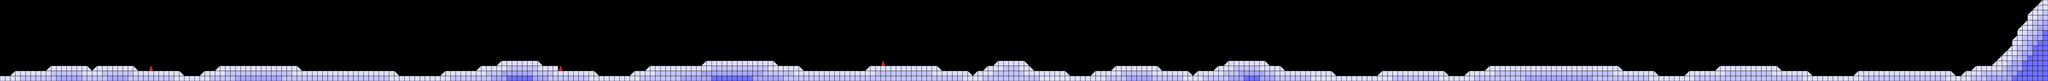

Below is a game level as drawn by its tile map, then a one-line description and the .tmx that defines it (tile-layer data replaced by summaries):
An orthogonal 400x16 tile map with 32x32 px tiles, 1 tile layer (layer_1) and 75 objects (53x battery, 14x enemy, 3x event, 3x spawner, 2x emitter).

<map version="1.10" tiledversion="1.11.2" orientation="orthogonal" renderorder="right-down" width="400" height="16" tilewidth="32" tileheight="32" infinite="0" nextlayerid="3" nextobjectid="112">
 <editorsettings>
  <export target="stage_3.json" format="json" />
 </editorsettings>
 <tileset firstgid="1" name="bg_tileset" tilewidth="32" tileheight="32" tilecount="256" columns="16">
  <image source="../images/bg_tileset.png" trans="000000" width="512" height="512" />
  <tile id="40">
   <properties>
    <property name="nonCollidable" type="bool" value="true" />
   </properties>
  </tile>
  <tile id="41">
   <properties>
    <property name="nonCollidable" type="bool" value="true" />
   </properties>
  </tile>
  <tile id="128">
   <properties>
    <property name="nonCollidable" type="bool" value="true" />
   </properties>
  </tile>
 </tileset>
 <layer id="1" name="layer_1" width="400" height="16">
  <data>[6400 cells, 1063 non-empty, 7 distinct tile ids]</data>
 </layer>
 <objectgroup id="2" name="object_1">
  <object id="4" name="battery" type="battery" x="640" y="384" width="32" height="32" />
  <object id="38" name="battery" type="battery" x="736" y="384" width="32" height="32" />
  <object id="39" name="battery" type="battery" x="861" y="415" width="32" height="32" />
  <object id="40" name="battery" type="battery" x="1088" y="416" width="32" height="32" />
  <object id="41" name="battery" type="battery" x="1152" y="448" width="32" height="32" />
  <object id="42" name="battery" type="battery" x="1216" y="448" width="32" height="32" />
  <object id="43" name="battery" type="battery" x="1440" y="384" width="32" height="32" />
  <object id="44" name="battery" type="battery" x="1536" y="384" width="32" height="32" />
  <object id="45" name="battery" type="battery" x="1664" y="384" width="32" height="32" />
  <object id="46" name="battery" type="battery" x="1760" y="384" width="32" height="32" />
  <object id="47" name="battery" type="battery" x="1920" y="416" width="32" height="32" />
  <object id="48" name="battery" type="battery" x="2048" y="416" width="32" height="32" />
  <object id="49" name="battery" type="battery" x="2688" y="448" width="32" height="32" />
  <object id="50" name="battery" type="battery" x="2848" y="416" width="32" height="32" />
  <object id="51" name="battery" type="battery" x="3040" y="384" width="32" height="32" />
  <object id="52" name="battery" type="battery" x="3168" y="352" width="32" height="32" />
  <object id="53" name="battery" type="battery" x="3552" y="416" width="32" height="32" />
  <object id="54" name="battery" type="battery" x="3680" y="416" width="32" height="32" />
  <object id="55" name="battery" type="battery" x="3840" y="448" width="32" height="32" />
  <object id="56" name="battery" type="battery" x="4096" y="384" width="32" height="32" />
  <object id="57" name="battery" type="battery" x="4320" y="384" width="32" height="32" />
  <object id="58" name="battery" type="battery" x="4480" y="352" width="32" height="32" />
  <object id="59" name="battery" type="battery" x="4672" y="352" width="32" height="32" />
  <object id="60" name="battery" type="battery" x="4864" y="384" width="32" height="32" />
  <object id="61" name="battery" type="battery" x="5088" y="416" width="32" height="32" />
  <object id="62" name="battery" type="battery" x="5312" y="416" width="32" height="32" />
  <object id="63" name="battery" type="battery" x="5728" y="384" width="32" height="32" />
  <object id="64" name="battery" type="battery" x="5984" y="416" width="32" height="32" />
  <object id="65" name="battery" type="battery" x="6112" y="416" width="32" height="32" />
  <object id="66" name="battery" type="battery" x="6176" y="384" width="32" height="32" />
  <object id="67" name="battery" type="battery" x="6336" y="352" width="32" height="32" />
  <object id="68" name="battery" type="battery" x="6528" y="416" width="32" height="32" />
  <object id="69" name="battery" type="battery" x="6784" y="448" width="32" height="32" />
  <object id="70" name="battery" type="battery" x="6880" y="416" width="32" height="32" />
  <object id="71" name="battery" type="battery" x="7008" y="384" width="32" height="32" />
  <object id="72" name="battery" type="battery" x="7200" y="384" width="32" height="32" />
  <object id="73" name="battery" type="battery" x="7392" y="416" width="32" height="32" />
  <object id="74" name="battery" type="battery" x="7488" y="416" width="32" height="32" />
  <object id="75" name="battery" type="battery" x="7680" y="352" width="32" height="32" />
  <object id="76" name="battery" type="battery" x="7872" y="352" width="32" height="32" />
  <object id="77" name="battery" type="battery" x="8256" y="416" width="32" height="32" />
  <object id="78" name="battery" type="battery" x="8544" y="448" width="32" height="32" />
  <object id="79" name="battery" type="battery" x="8672" y="416" width="32" height="32" />
  <object id="80" name="battery" type="battery" x="8960" y="416" width="32" height="32" />
  <object id="81" name="battery" type="battery" x="9184" y="416" width="32" height="32" />
  <object id="82" name="battery" type="battery" x="9472" y="384" width="32" height="32" />
  <object id="83" name="battery" type="battery" x="9856" y="384" width="32" height="32" />
  <object id="84" name="battery" type="battery" x="10304" y="416" width="32" height="32" />
  <object id="85" name="battery" type="battery" x="10848" y="384" width="32" height="32" />
  <object id="86" name="battery" type="battery" x="11520" y="448" width="32" height="32" />
  <object id="87" name="battery" type="battery" x="11872" y="416" width="32" height="32" />
  <object id="88" name="battery" type="battery" x="12096" y="416" width="32" height="32" />
  <object id="89" name="battery" type="battery" x="12416" y="384" width="32" height="32" />
  <object id="90" name="enemy" type="enemy" x="5792" y="160" width="32" height="32" rotation="90">
   <properties>
    <property name="spawn_pos" value="right_middle" />
    <property name="subtype" value="enemy_b3" />
   </properties>
  </object>
  <object id="91" name="event" type="event" x="12768" y="0" width="32" height="32">
   <properties>
    <property name="subtype" value="scroll_stop" />
   </properties>
  </object>
  <object id="92" name="spawner" type="spawner" x="832" y="0" width="32" height="32">
   <properties>
    <property name="duration" value="30" />
    <property name="interval" value="1" />
    <property name="spawn_pos" value="right_random" />
    <property name="subtype" value="enemy_13" />
    <property name="z" value="0" />
   </properties>
  </object>
  <object id="93" name="spawner" type="spawner" x="5792" y="224" width="32" height="32">
   <properties>
    <property name="duration" value="45" />
    <property name="interval" value="2" />
    <property name="spawn_pos" value="right_random" />
    <property name="subtype" value="enemy_7" />
    <property name="z" value="0" />
   </properties>
  </object>
  <object id="94" name="spawner" type="spawner" x="3360" y="0" width="32" height="32">
   <properties>
    <property name="duration" value="30" />
    <property name="interval" value="2" />
    <property name="spawn_pos" value="right_random" />
    <property name="subtype" value="enemy_7" />
    <property name="z" value="0" />
   </properties>
  </object>
  <object id="95" name="event" type="event" x="5600" y="0" width="32" height="32">
   <properties>
    <property name="subtype" value="bgm_fadeout" />
   </properties>
  </object>
  <object id="96" name="event" type="event" x="5760" y="0" width="32" height="32">
   <properties>
    <property name="subtype" value="bgm_boss" />
   </properties>
  </object>
  </objectgroup>
</map>
<!-- 15 of 75 objects omitted -->
